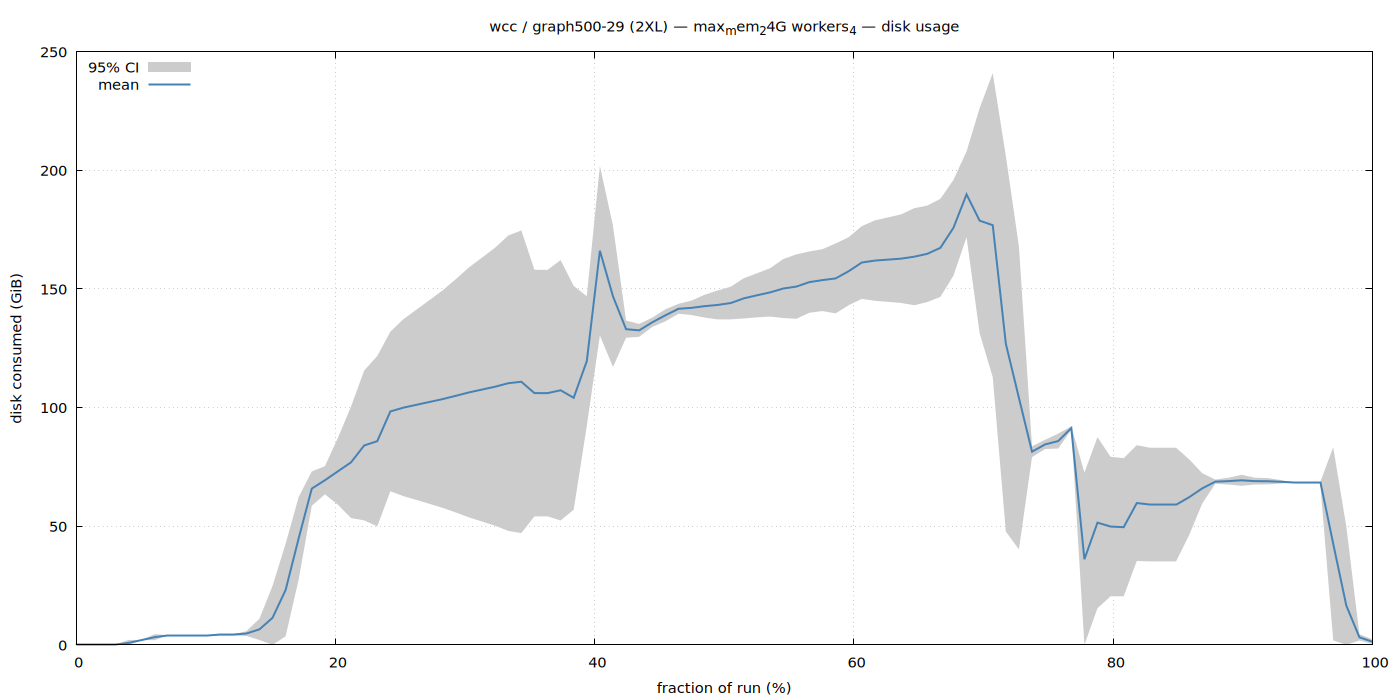

Here is the gnuplot script that generated this plot:
set terminal pngcairo size 1400,700 enhanced font 'Sans,11'
set output '/home/ubuntu/nvm/results/wcc/2XL/graph500-29/max_mem_24G_workers_4/disk.png'
set title "wcc / graph500-29 (2XL) — max_mem_24G workers_4 — disk usage"
set xlabel 'fraction of run (%)'
set ylabel 'disk consumed (GiB)'
set grid
set key top left
set yrange [0:*]
plot '/home/ubuntu/nvm/results/wcc/2XL/graph500-29/max_mem_24G_workers_4/disk.dat' using 1:3:4 with filledcurves lc rgb '#cccccc' title '95% CI', \
     '' using 1:2 with lines lw 2 lc rgb '#4682b4' title 'mean'
